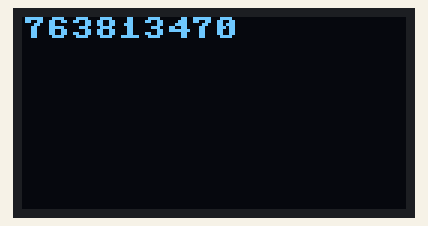
Bench run of a program on a simulated MicroPython board. Parts: 128×64 one-colour display. The clock reads 2024-03-15 10:24:30 at power-on unless the program sets it.

Above: at 0.81 s.
At 4.1 s:
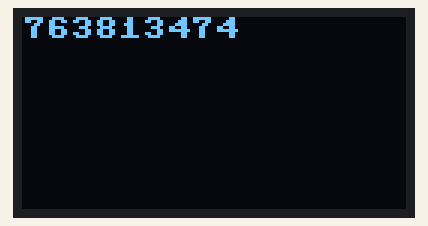
At 7.1 s:
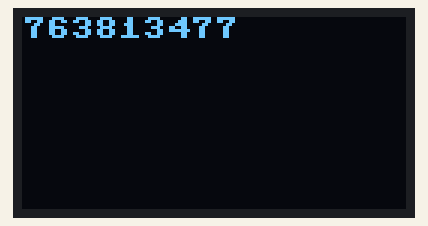
At 18.1 s:
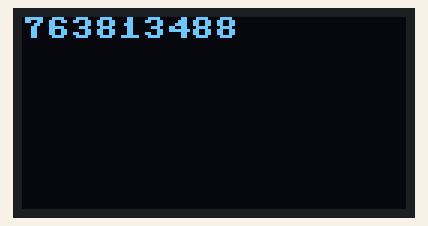
At 27.1 s:
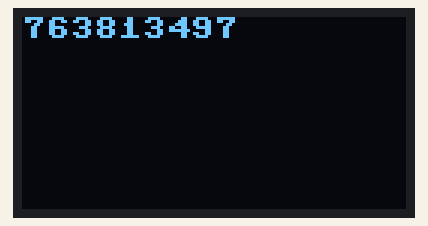
At 38.1 s:
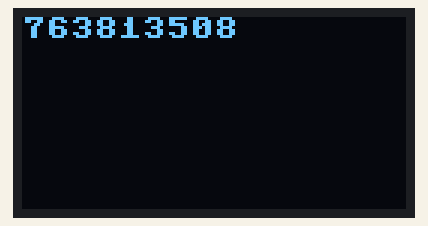

The program:

oled_06.py
```python
# This script uses the ssd1306 oled module:

# This file was created on 17/04/2017
# Author: George Kaimakis

import machine
import ssd1306
import time

# define the display size:
width   = 128   # pixels
height  = 64    # pixels

# define i2c pins:
data    = machine.Pin(4)
clk     = machine.Pin(5)

# create i2c object:
i2c = machine.I2C(scl=clk, sda=data)

#create oled object:
oled = ssd1306.SSD1306_I2C(width, height, i2c)

# blank the display:
oled.fill(0)
oled.show()
time.sleep_ms(500)

# the framebuf class contains methods for drawing rectangles
# fill_rect, rect - also use these with height/width of 1 pixel to create lines:


INTERVAL = 10

while True:
    oled.framebuf.fill_rect(0, 0, 128, 16, 0)
    oled.text('{0}'.format(time.time()), 0, 0, 1)
    oled.show()
    time.sleep_ms(INTERVAL)
```

Measured:
- what the display in image 0 shows lasts 0.5 s, from 0.6 s to 1.1 s
- what the display in image 1 shows lasts 0.9 s, from 4.1 s to 5.0 s
